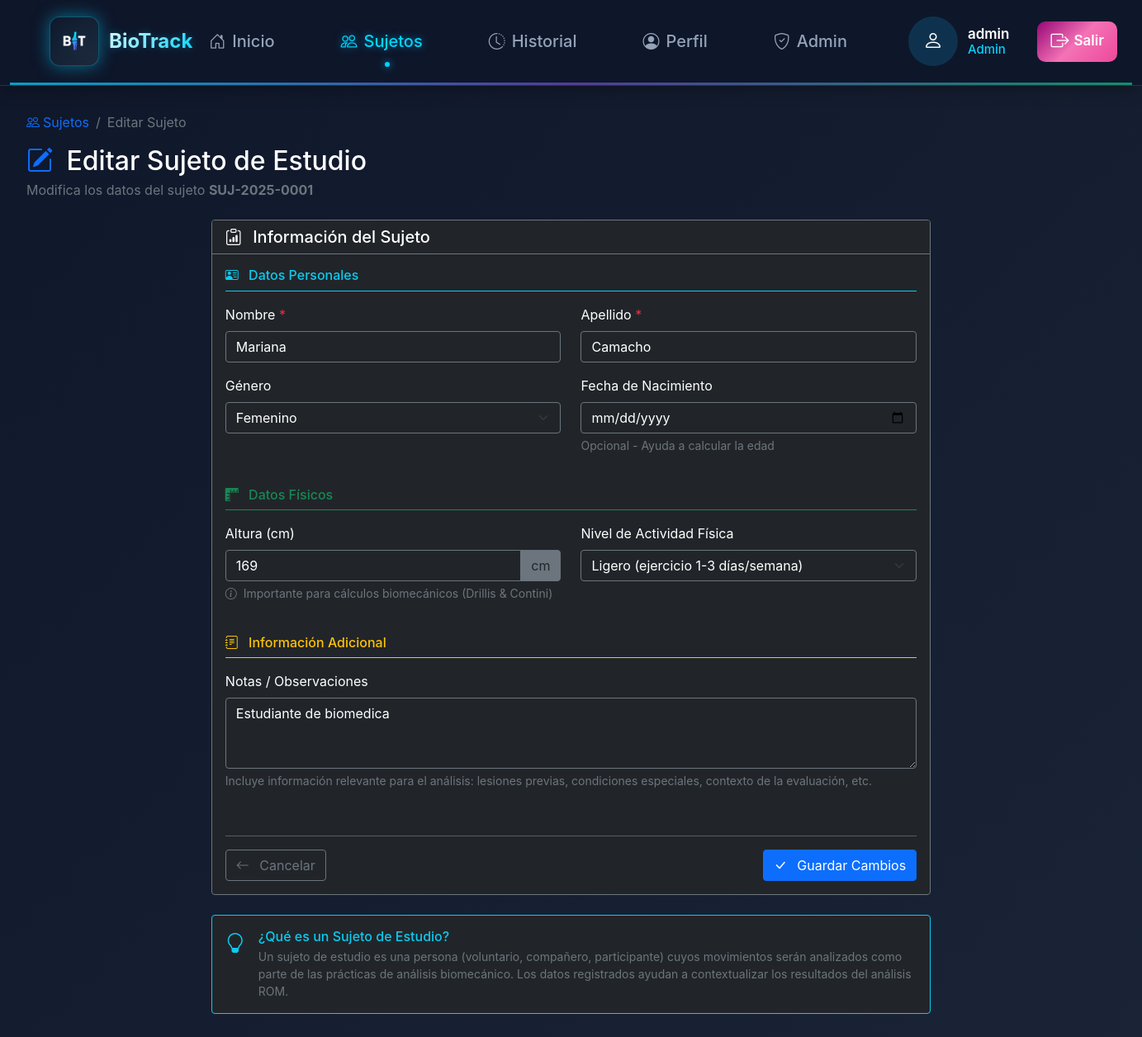
/subjects/6/edit (signed in), run on the app's committed database.
### database/database_manager.py (models this page shows, shortened)
class Subject(Base):
    __tablename__ = 'subject'
    id = Column(Integer, primary_key=True, autoincrement=True)
    subject_code = Column(String(50), unique=True, nullable=False)
    first_name = Column(String(100), nullable=False)
    last_name = Column(String(100), nullable=False)
    date_of_birth = Column(DateTime)
    gender = Column(String(10))
    height = Column(Float)  # Solo altura en cm
    activity_level = Column(String(50))
    notes = Column(Text)
    created_by = Column(Integer, ForeignKey('user.id'), nullable=False)
    created_at = Column(DateTime, nullable=False, default=datetime.utcnow)
    updated_at = Column(DateTime, nullable=False, default=datetime.utcnow, onupdate=datetime.utcnow)
    creator = relationship('User', back_populates='subjects', foreign_keys=[created_by])
    rom_sessions = relationship('ROMSession', back_populates='subject', cascade='all, delete-orphan')
    __table_args__ = (
        CheckConstraint("gender IN ('M', 'F', 'Other') OR gender IS NULL", name='check_gender'),
        CheckConstraint("height IS NULL OR (height >= 50 AND height <= 250)", name='check_subject_height'),
        CheckConstraint("activity_level IN ('sedentary', 'light', 'moderate', 'active', 'very_active') OR activity_level IS NULL", name='check_activity_level'),
    )
    @property
    def full_name(self) -> str:
        return f"{self.first_name} {self.last_name}"
    def to_dict(self) -> dict:
        return {
            'id': self.id,
            'subject_code': self.subject_code,
            'full_name': self.full_name,
            'first_name': self.first_name,
            'last_name': self.last_name,
            'date_of_birth': self.date_of_birth.isoformat() if self.date_of_birth else None,
            'gender': self.gender,
            'height': self.height,
            'activity_level': self.activity_level,
            'notes': self.notes,
            'created_by': self.created_by,
            'created_at': self.created_at.isoformat() if self.created_at else None
        }

### app/routes/main.py (the view, shortened to what this page needs)
@main_bp.route('/subjects/<int:subject_id>/edit', methods=['GET', 'POST'])
@login_required
def subjects_edit(subject_id):
    db_manager = current_app.config.get('DB_MANAGER')
    user_id = session.get('user_id')
    user_role = session.get('role')
    if not db_manager.can_user_modify_subject(user_id, subject_id, user_role):
        flash('No tienes permiso para editar este sujeto', 'danger')
        return redirect(url_for('main.subjects'))
    subject = db_manager.get_subject_by_id_safe(subject_id)
    if not subject:
        flash('Sujeto no encontrado', 'warning')
        return redirect(url_for('main.subjects'))
    return render_template('subjects/form.html', subject=subject, is_edit=True)

### app/templates/subjects/form.html (shortened to what this page needs)
{% extends "base.html" %}
{% block content %}
<div class="fade-in">
    <div class="row mb-4">
        <div class="col-12">
            <nav aria-label="breadcrumb">
                <ol class="breadcrumb">
                    <li class="breadcrumb-item">
                        <a href="{{ url_for('main.subjects') }}" class="text-decoration-none">
                            <i class="bi bi-people me-1"></i>Sujetos
                        </a>
                    </li>
                    <li class="breadcrumb-item active" aria-current="page">
                        {{ 'Editar Sujeto' if is_edit else 'Nuevo Sujeto' }}
                    </li>
                </ol>
            </nav>
            <h2 class="mb-1">
                <i class="bi bi-{{ 'pencil-square' if is_edit else 'person-plus-fill' }} text-primary me-2"></i>
                {{ 'Editar Sujeto de Estudio' if is_edit else 'Registrar Nuevo Sujeto' }}
            </h2>
            <p class="text-muted mb-0">
                {% if is_edit %}
                Modifica los datos del sujeto <strong>{{ subject.subject_code }}</strong>
                {% else %}
                Completa los datos para registrar un nuevo sujeto de estudio
                {% endif %}
            </p>
        </div>
    </div>
    <div class="row justify-content-center">
        <div class="col-lg-8">
            <div class="card bg-dark border-secondary">
                <div class="card-header bg-dark border-secondary">
                    <h5 class="mb-0">
                        <i class="bi bi-clipboard-data me-2"></i>
                        Información del Sujeto
                    </h5>
                </div>
                <div class="card-body">
                    <form method="POST" id="subjectForm">
                        <div class="row mb-4">
                            <div class="col-12">
                                <h6 class="text-info border-bottom border-info pb-2 mb-3">
                                    <i class="bi bi-person-vcard me-2"></i>
                                    Datos Personales
                                </h6>
                            </div>
                            <div class="col-md-6 mb-3">
                                <label for="first_name" class="form-label">
                                    Nombre <span class="text-danger">*</span>
                                </label>
                                <input type="text"
                                       class="form-control bg-dark text-white border-secondary"
                                       id="first_name"
                                       name="first_name"
                                       value="{{ subject.first_name if subject else '' }}"
                                       placeholder="Ej: Juan"
                                       required
                                       maxlength="100">
                            </div>
                            <div class="col-md-6 mb-3">
                                <label for="last_name" class="form-label">
                                    Apellido <span class="text-danger">*</span>
                                </label>
                                <input type="text"
                                       class="form-control bg-dark text-white border-secondary"
                                       id="last_name"
                                       name="last_name"
                                       value="{{ subject.last_name if subject else '' }}"
                                       placeholder="Ej: Pérez García"
                                       required
                                       maxlength="100">
                            </div>
                            <div class="col-md-6 mb-3">
                                <label for="gender" class="form-label">Género</label>
                                <select class="form-select bg-dark text-white border-secondary"
                                        id="gender"
                                        name="gender">
                                    <option value="F" {{ 'selected' if subject and subject.gender == 'F' else '' }}>
                                        Femenino
                                    </option>
                                </select>
                            </div>
                            <div class="col-md-6 mb-3">
                                <label for="date_of_birth" class="form-label">Fecha de Nacimiento</label>
                                <input type="date"
                                       class="form-control bg-dark text-white border-secondary"
                                       id="date_of_birth"
                                       name="date_of_birth"
                                       value="{{ subject.date_of_birth[:10] if subject and subject.date_of_birth else '' }}"
                                       max="{{ today }}">
                                <div class="form-text">Opcional - Ayuda a calcular la edad</div>
                            </div>
                        </div>
                        <div class="row mb-4">
                            <div class="col-12">
                                <h6 class="text-success border-bottom border-success pb-2 mb-3">
                                    <i class="bi bi-rulers me-2"></i>
                                    Datos Físicos
                                </h6>
                            </div>
                            <div class="col-md-6 mb-3">
                                <label for="height" class="form-label">Altura (cm)</label>
                                <div class="input-group">
                                    <input type="number"
                                           class="form-control bg-dark text-white border-secondary"
                                           id="height"
                                           name="height"
                                           value="{{ subject.height|int if subject and subject.height else '' }}"
                                           placeholder="Ej: 170"
                                           min="50"
                                           max="250"
                                           step="1">
                                    <span class="input-group-text bg-secondary border-secondary">cm</span>
                                </div>
                                <div class="form-text">
                                    <i class="bi bi-info-circle me-1"></i>
                                    Importante para cálculos biomecánicos (Drillis & Contini)
                                </div>
                            </div>
                            <div class="col-md-6 mb-3">
                                <label for="activity_level" class="form-label">Nivel de Actividad Física</label>
                                <select class="form-select bg-dark text-white border-secondary"
                                        id="activity_level"
                                        name="activity_level">
                                    <option value="light" {{ 'selected' if subject and subject.activity_level == 'light' else '' }}>
                                        Ligero (ejercicio 1-3 días/semana)
                                    </option>
                                </select>
                            </div>
                        </div>
                        <div class="row mb-4">
                            <div class="col-12">
                                <h6 class="text-warning border-bottom border-warning pb-2 mb-3">
                                    <i class="bi bi-journal-text me-2"></i>
                                    Información Adicional
                                </h6>
                            </div>
                            <div class="col-12 mb-3">
                                <label for="notes" class="form-label">Notas / Observaciones</label>
                                <textarea class="form-control bg-dark text-white border-secondary"
                                          id="notes"
                                          name="notes"
                                          rows="3"
                                          placeholder="Ej: Lesión previa en rodilla izquierda. Participante de práctica de biomecánica.">{{ subject.notes if subject and subject.notes else '' }}</textarea>
                                <div class="form-text">
                                    Incluye información relevante para el análisis: lesiones previas, condiciones especiales, contexto de la evaluación, etc.
                                </div>
                            </div>
                        </div>
                        <div class="row">
                            <div class="col-12">
                                <hr class="border-secondary">
                                <div class="d-flex justify-content-between align-items-center">
                                    <a href="{{ url_for('main.subjects') }}" class="btn btn-outline-secondary">
                                        <i class="bi bi-arrow-left me-2"></i>
                                        Cancelar
                                    </a>
                                    <button type="submit" class="btn btn-primary">
                                        <i class="bi bi-{{ 'check-lg' if is_edit else 'plus-circle' }} me-2"></i>
                                        {{ 'Guardar Cambios' if is_edit else 'Registrar Sujeto' }}
                                    </button>
                                </div>
                            </div>
                        </div>
                    </form>
                </div>
            </div>
            <div class="card bg-dark border-info mt-4">
                <div class="card-body py-3">
                    <div class="d-flex align-items-start">
                        <i class="bi bi-lightbulb text-info me-3 fs-4"></i>
                        <div>
                            <h6 class="text-info mb-1">¿Qué es un Sujeto de Estudio?</h6>
                            <p class="text-muted mb-0 small">
                                Un sujeto de estudio es una persona (voluntario, compañero, participante)
                                cuyos movimientos serán analizados como parte de las prácticas de
                                análisis biomecánico. Los datos registrados ayudan a contextualizar
                                los resultados del análisis ROM.
                            </p>
                        </div>
                    </div>
                </div>
            </div>
        </div>
    </div>
</div>
{% endblock %}

### data on the page
Subject: subject_code "SUJ-2025-0001", first_name "Mariana", last_name "Camacho", height "169", notes "Estudiante de biomedica"

### other printed values
{{ session.username|default('Usuario') }} "admin"
{{ session.role|default('Estudiante')|title }} "Admin"
{{ 'Editar Sujeto' if is_edit else 'Nuevo Sujeto' }} "Editar Sujeto"
{{ 'Editar Sujeto de Estudio' if is_edit else 'Registrar Nuevo Sujeto' }} "Editar Sujeto de Estudio"
{{ 'Guardar Cambios' if is_edit else 'Registrar Sujeto' }} "Guardar Cambios"
